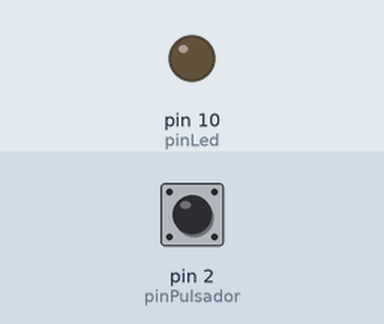
The sketch below on a simulated Arduino Uno, built with avr-gcc and run on an emulated ATmega328P. Parts: output pins drawn as LEDs (lit = HIGH). The inputs (shaded band) are chosen by the test bench; at power-on: pin 2 (pinPulsador) LOW.

Above: at 1.2 s.
1.3 s: pin 2 (pinPulsador) pulled HIGH for 0.15 s
At 1.42 s:
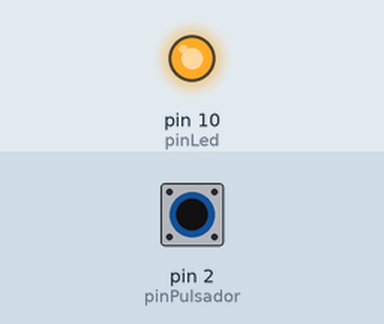
3.0 s: pin 2 (pinPulsador) pulled HIGH for 3.2 s
At 6.9 s:
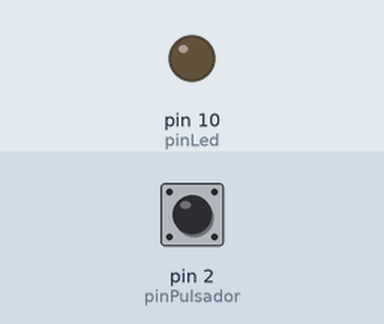
Timing chart, 0 to 8.4 s (numbered marks = the images above; inputs shaded):
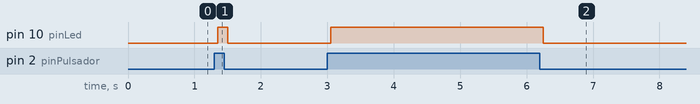

The sketch:

ejercicio4.ino
```cpp
/*
 *  Bienvenidos a Sys On Chip
 * ==============================
 * Ejercicio No.4
 * En este programa vamos a controlar el encendido de un led
 * a traves de un interruptor pulsador conectado a través del pin 2.
 * Mientras que el led es conectado al pin 10. El led permanecera
 * apagado hasta que sea oprimido el pulsador, cuando el led se
 * encenderá. Este solo se apagará cuando se suelte el pulsador.
*/

//Declaramos una constante para el pulsador
const int pinPulsador=2;
//Declaramos una constante para el led
const int pinLed = 10;

//Declaramos la variable "estado" para guardar el estado del pulsador
int estado;

void setup() {
  // Configura el PIN 2 como entrada
  pinMode(pinPulsador, INPUT);

  // Configura el PIN 10 como salida
  pinMode(pinLed, OUTPUT);
}

void loop() {
  /* realiza una lectura en el pin de entrada donde esta conectado el pulsador. El nivel logico obtenido se guarda en la variable estado*/
  estado = digitalRead(pinPulsador);
  delay(50);

  /* si el pulsador se oprime genera un estado alto en el pin de entrada y se encendera el led*/
  if (estado == HIGH)
    digitalWrite(pinLed, HIGH);

  /* si el pulsador esta suelto genera un estado bajo en el pin de entrada y se apaga el led*/
  else
    digitalWrite(pinLed, LOW);
}
```

Measured:
- after the input at 1.3 s, pin 10 (pinLed): LOW → HIGH after 0.05 s, → LOW 0.15 s later
- after the input at 3.0 s, pin 10 (pinLed): LOW → HIGH after 0.05 s, → LOW 3.2 s later
